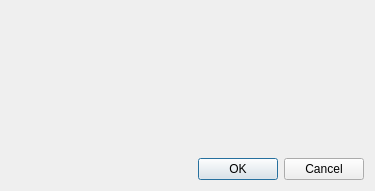
<?xml version="1.0" encoding="UTF-8"?>
<ui version="4.0">
 <class>Sys_Diverse_Text_Dia</class>
 <widget class="QDialog" name="Sys_Diverse_Text_Dia">
  <property name="geometry">
   <rect>
    <x>0</x>
    <y>0</y>
    <width>375</width>
    <height>191</height>
   </rect>
  </property>
  <property name="windowTitle">
   <string>Warning</string>
  </property>
  <layout class="QGridLayout">
   <item row="0" column="0">
    <layout class="QVBoxLayout">
     <item>
      <layout class="QHBoxLayout">
       <item>
        <widget class="QLabel" name="label">
         <property name="text">
          <string/>
         </property>
        </widget>
       </item>
      </layout>
     </item>
     <item>
      <layout class="QHBoxLayout">
       <item>
        <spacer>
         <property name="orientation">
          <enum>Qt::Horizontal</enum>
         </property>
         <property name="sizeHint" stdset="0">
          <size>
           <width>209</width>
           <height>18</height>
          </size>
         </property>
        </spacer>
       </item>
       <item>
        <widget class="QPushButton" name="okButton">
         <property name="text">
          <string>OK</string>
         </property>
        </widget>
       </item>
       <item>
        <widget class="QPushButton" name="cancelButton">
         <property name="text">
          <string>Cancel</string>
         </property>
        </widget>
       </item>
      </layout>
     </item>
    </layout>
   </item>
  </layout>
 </widget>
 <resources/>
 <connections/>
</ui>
